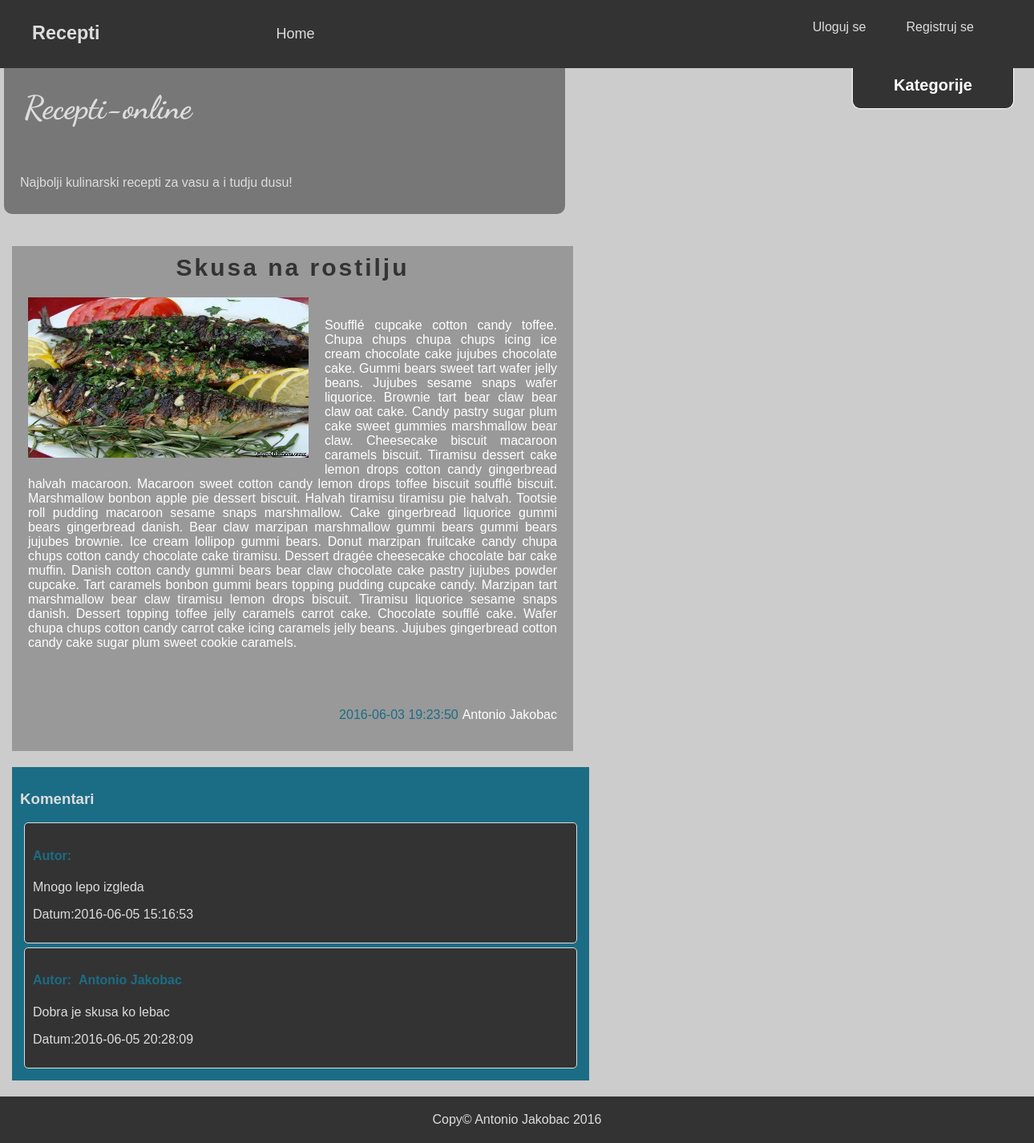
/index.php?page=single_page&id=4, run on the app's committed database.
### tables this page shows
CREATE TABLE `recepies` (
  `id` int(11) NOT NULL,
  `author_id` int(11) NOT NULL,
  `category_id` int(11) NOT NULL,
  `title` varchar(255) NOT NULL,
  `content` text NOT NULL,
  `image` varchar(255) NOT NULL,
  `date` timestamp NOT NULL DEFAULT CURRENT_TIMESTAMP ON UPDATE CURRENT_TIMESTAMP
);

CREATE TABLE `authors` (
  `id` int(11) NOT NULL,
  `first_name` varchar(255) NOT NULL,
  `last_name` varchar(255) NOT NULL,
  `email` varchar(255) NOT NULL,
  `password` varchar(64) NOT NULL
);

CREATE TABLE `comments` (
  `id` int(11) NOT NULL,
  `author` varchar(255) NOT NULL,
  `recepie_id` int(11) NOT NULL,
  `comment` text NOT NULL,
  `date` timestamp NOT NULL DEFAULT CURRENT_TIMESTAMP
);

### controller/Controller.php (called while the page is built, shortened)
<?php
class Controller{
    public function loadView($view){
        include 'includes/'.$view.'.php';
    }
}

### public/index.php (called while the page is built, shortened)
<?php
include '../libs/config.php';
$controller = new controller\ViewController;
include 'includes/header.php';
include 'includes/sidebar.php';
$controller->home();
include 'includes/footer.php';

### libs/config.php (called while the page is built, shortened)
<?php
spl_autoload_register(function($class){
    $old = explode('\\', $class);
    $class_new = implode('/', $old);
});

### libs/database/conn/connection.php (called while the page is built, shortened)
<?php
class connection{
    private static $instance;
    public static function getInstanc(){
        if(self::$instance === null)
            return self::$instance = new \PDO("mysql:host=".DB_HOST."; dbname=".DB_NAME, DB_USER, DB_PASS);
        return self::$instance;
    }
}

### libs/database/DB.php (called while the page is built, shortened)
<?php
class DB{
    protected static $conn;
    protected static function setConnection(){
        static::$conn = conn\connection::getInstanc();
        static::$conn->setAttribute(PDO::ATTR_ERRMODE, PDO::ERRMODE_EXCEPTION);
    }
    public static function find_by_id($id){
        $table = static::$table;
        $keyColumn = static::$keyColumn;
        $sql = "SELECT * FROM {$table} WHERE {$keyColumn}={$id}";
        $result = static::$conn->query($sql);
        return $result->fetch(PDO::FETCH_OBJ);
    }
    public static function find_by_sql($sql){
        $result = static::$conn->query($sql);
        return $result->fetchAll(PDO::FETCH_OBJ);
    }
}

### public/includes/single_page.php (the view, shortened to what this page needs)
<?php
    $recept = libs\Recepi::find_by_id($_GET['id']);
?>
            <div id="content">
                <?php
                    $author = libs\Author::find_by_id($recept->author_id);
                ?>
                <div class="article single">
                    <h3 style="text-align: center;"><?= $recept->title;?></h3>
                    <img  src="images/recepies/<?= $recept->image;?>" alt="<?= $recept->title?>">
                    <p><?= $recept->content;?></p>
                    <p class="author"><span class="date"><?= $recept->date;?></span><?= $author->first_name.' '.$author->last_name; ?></p>
                </div>
                <?php
                    $sql = "SELECT * FROM comments WHERE recepie_id = {$_GET['id']}";
                    if(!empty($komentari = libs\Comment::find_by_sql($sql))):
                ?>
                <div id="komentari">
                    <h3>Komentari</h3>
                        <?php
                            foreach ($komentari as $komentar){
                        ?>
                    <div class="komentar">
                        <h4>Autor: &nbsp;<?= $komentar->author;?></h4>
                        <p><?= $komentar->comment;?></p>
                        <p>Datum:<?=$komentar->date;?></p>
                    </div>
                        <?php
                            }
                        ?>
                </div>
                <?php endif;?>
            </div>

### public/styles/css/style.css (style rules this page uses)
#content { padding: 10px; clear: both; min-height: 700px; }
.article { margin-top:30px; margin-right: 10px; margin-bottom: 20px; display: block; background-color: #999; overflow: hidden; width:500px; float:left; }
.article>h3 { margin:0; letter-spacing: 3px; font-size: 30px; padding: 10px; color:#333; }
.article>p { padding: 20px; color:white; }
.single { width:700px; }
.article>img { width: 200px; height:200px; }
.single>img { float:left; width: 350px; margin:10px 20px; }
.single>p { text-align: justify; }
.date { color:#1b6d85; margin-right:5px; }
.author { float:right; }
#komentari { width:700px; padding:10px; color:#ddd; background-color: #1b6d85; clear: both; margin-bottom: 10px; }
.komentar { padding:10px; margin:5px; background-color:#333; border:1px solid #ddd; border-radius: 5px; }
.komentar>h4 { color:#1b6d85; }

### data on the page
recepies: title "Skusa na rostilju", image (picture), content "Soufflé cupcake cotton candy toffee. Chupa chups chupa chups icing ice cream chocolate cake jujubes chocolate cake. Gummi bears sweet tart wafer jelly beans. Jujubes sesame snaps wafer liquorice. Brownie tart bear claw bear claw oat cake. Candy pastry sugar plum cake sweet gummies marshmallow bear claw. Cheesecake biscuit macaroon caramels biscuit. Tiramisu dessert cake lemon drops cotton candy gingerbread halvah macaroon. Macaroon sweet cotton candy lemon drops toffee biscuit soufflé biscuit. Marshmallow bonbon apple pie dessert biscuit. Halvah tiramisu tiramisu pie halvah. Tootsie roll pudding macaroon sesame snaps marshmallow. Cake gingerbread liquorice gummi bears gingerbread danish.…", date "2016-06-03 19:23:50"
authors: first_name "Antonio", last_name "Jakobac"
comments: comment "Mnogo lepo izgleda", date "2016-06-05 15:16:53"
comments: author "Antonio Jakobac", comment "Dobra je skusa ko lebac", date "2016-06-05 20:28:09"
